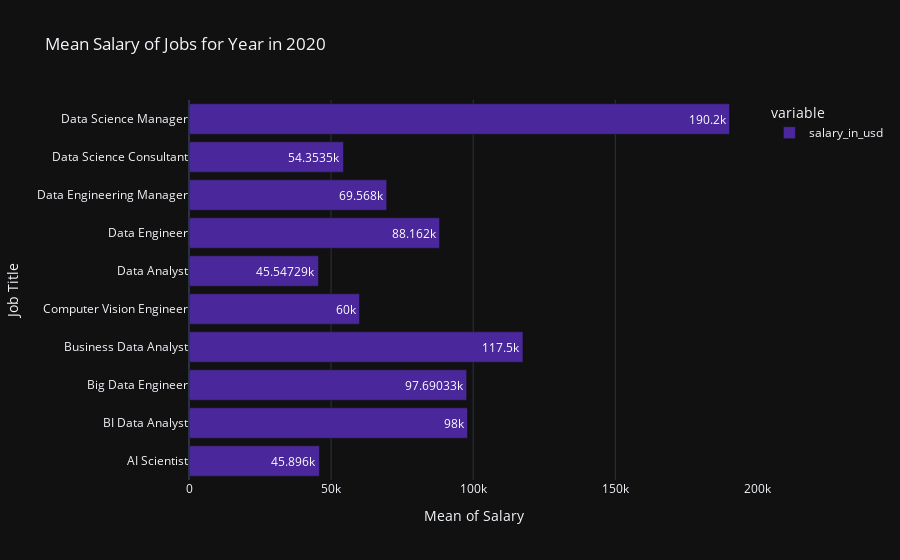
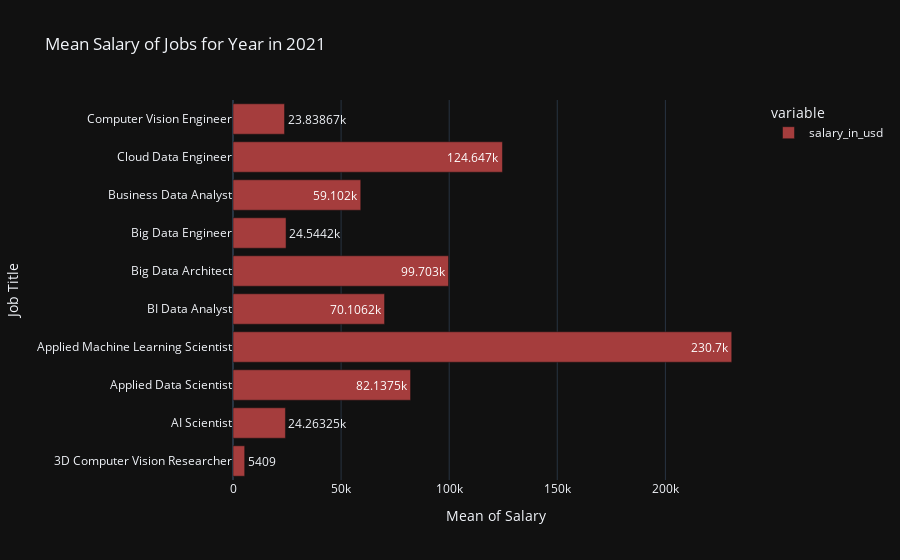

Source (notebook cell) for these figures, in order:
### Markdown cell above
## Salario promedio por año en USD

### Code cell
# Dataset 1 
df_salary_in_usd = dataset1.groupby(['work_year','job_title'])['salary_in_usd'].mean()
colors = ['#4a289b', '#a53d3d', '#268e7e', '#e60e0e']
j = 0
for i in range(2020,2023):
    iplot(px.bar(df_salary_in_usd.get(i)[:10],
                 labels={'job_title':'Job Title','value':'Mean of Salary'},
                 title=f"Mean Salary of Jobs for Year in {i}",
                 color_discrete_sequence=[colors[j]],
                 template='plotly_dark',
                 text_auto=True,
                 orientation='h'
                 ))
    j+=1

### Figure 1 — Plotly figure (JSON) as saved in the notebook; plotly's stock layout.template omitted (floating-point values rounded to 4 significant figures)
{"data": [{"hovertemplate": "variable=salary_in_usd<br>Mean of Salary=%{x}<br>Job Title=%{y}<extra></extra>", "legendgroup": "salary_in_usd", "marker": {"color": "#4a289b", "pattern": {"shape": ""}}, "name": "salary_in_usd", "orientation": "h", "showlegend": true, "textposition": "auto", "texttemplate": "%{x}", "type": "bar", "x": [45900.0, 98000.0, 97690.0, 117500.0, 60000.0, 45550.0, 88160.0, 69570.0, 54350.0, 190200.0], "xaxis": "x", "y": ["AI Scientist", "BI Data Analyst", "Big Data Engineer", "Business Data Analyst", "Computer Vision Engineer", "Data Analyst", "Data Engineer", "Data Engineering Manager", "Data Science Consultant", "Data Science Manager"], "yaxis": "y"}], "layout": {"barmode": "relative", "legend": {"title": {"text": "variable"}, "tracegroupgap": 0}, "title": {"text": "Mean Salary of Jobs for Year in 2020"}, "xaxis": {"anchor": "y", "domain": [0, 1], "title": {"text": "Mean of Salary"}}, "yaxis": {"anchor": "x", "domain": [0, 1], "title": {"text": "Job Title"}}}}

### Figure 2 — Plotly figure (JSON) as saved in the notebook; plotly's stock layout.template omitted (floating-point values rounded to 4 significant figures)
{"data": [{"hovertemplate": "variable=salary_in_usd<br>Mean of Salary=%{x}<br>Job Title=%{y}<extra></extra>", "legendgroup": "salary_in_usd", "marker": {"color": "#a53d3d", "pattern": {"shape": ""}}, "name": "salary_in_usd", "orientation": "h", "showlegend": true, "textposition": "auto", "texttemplate": "%{x}", "type": "bar", "x": [5409.0, 24260.0, 82140.0, 230700.0, 70110.0, 99700.0, 24540.0, 59100.0, 124600.0, 23840.0], "xaxis": "x", "y": ["3D Computer Vision Researcher", "AI Scientist", "Applied Data Scientist", "Applied Machine Learning Scientist", "BI Data Analyst", "Big Data Architect", "Big Data Engineer", "Business Data Analyst", "Cloud Data Engineer", "Computer Vision Engineer"], "yaxis": "y"}], "layout": {"barmode": "relative", "legend": {"title": {"text": "variable"}, "tracegroupgap": 0}, "title": {"text": "Mean Salary of Jobs for Year in 2021"}, "xaxis": {"anchor": "y", "domain": [0, 1], "title": {"text": "Mean of Salary"}}, "yaxis": {"anchor": "x", "domain": [0, 1], "title": {"text": "Job Title"}}}}
